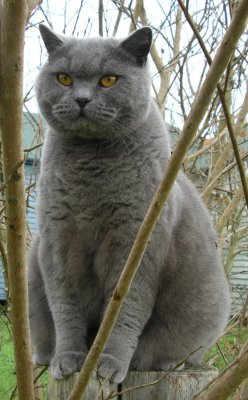
#> input picture edu/cursoLN/numpy/cat.jpg, 248 x 400 px
$ python numpy_image1.py   (older library calls are emulated)
#> lines starting #> are read from the running program, lines starting #| are printed output that depends on the picture
# from scipy.misc import imread, imsave, imresize
from PIL import Image


def main():
    try:
        filename = "cat.jpg"
        with Image.open(filename) as image:
#> image is the input picture: PIL image 248x400 RGB; mean R, G, B 117.6, 116.7, 103.4
            width, height = image.size
#> width = 248; height = 400
        print(width, height)
#| 248 400
        # Image.size gives a 2-tuple and the width, height can be obtained

        # Relative Path
        img = Image.open(filename)

        # Angle given
        img = img.rotate(180)
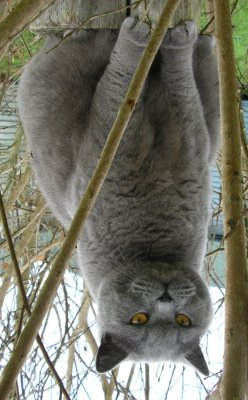
#> img: PIL image 248x400 RGB; mean R, G, B 117.6, 116.7, 103.4

        # Saved in the same relative location
        img.save("rotated_cat.jpg")
    except IOError:
        pass


if __name__ == "__main__":
    main()

$ run again, with edu/cursoLN/numpy/plantas.png saved as edu/cursoLN/numpy/cat.jpg
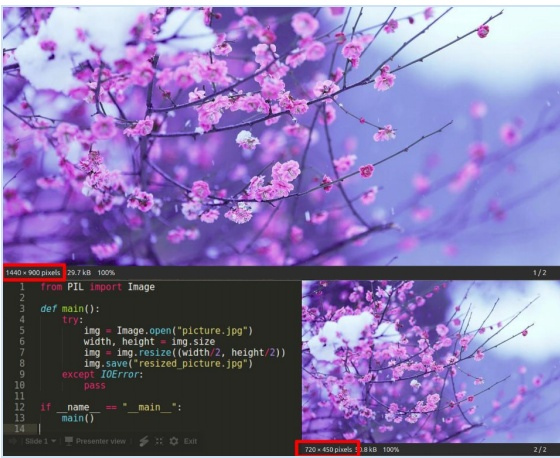
#> input picture edu/cursoLN/numpy/plantas.png, 560 x 458 px
#> in main, image is the input picture: PIL image 560x458 RGB; mean R, G, B 130.3, 114.5, 167.6
#| 560 458
#> in main, `img = img.rotate(180)`:
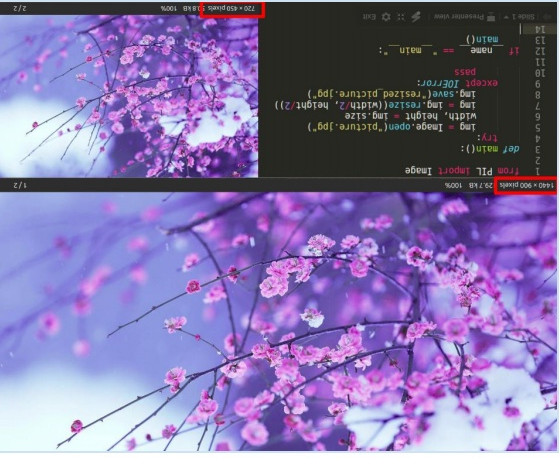
#> img: PIL image 560x458 RGB; mean R, G, B 130.3, 114.5, 167.6
